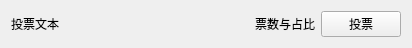
<?xml version="1.0" encoding="UTF-8"?>
<ui version="4.0">
 <class>Form</class>
 <widget class="QWidget" name="Form">
  <property name="geometry">
   <rect>
    <x>0</x>
    <y>0</y>
    <width>412</width>
    <height>44</height>
   </rect>
  </property>
  <property name="windowTitle">
   <string>Form</string>
  </property>
  <property name="styleSheet">
   <string notr="true">QWidget{font-family: &quot;微软雅黑&quot;;}
</string>
  </property>
  <layout class="QGridLayout" name="gridLayout_2">
   <item row="0" column="0">
    <layout class="QGridLayout" name="gridLayout" columnstretch="1,0,0,0">
     <item row="0" column="0">
      <widget class="QLabel" name="label_3">
       <property name="text">
        <string>投票文本</string>
       </property>
      </widget>
     </item>
     <item row="0" column="2">
      <widget class="QPushButton" name="pushButton">
       <property name="text">
        <string>投票</string>
       </property>
      </widget>
     </item>
     <item row="0" column="1">
      <widget class="QLabel" name="label">
       <property name="text">
        <string>票数与占比</string>
       </property>
      </widget>
     </item>
    </layout>
   </item>
  </layout>
 </widget>
 <resources/>
 <connections/>
</ui>
